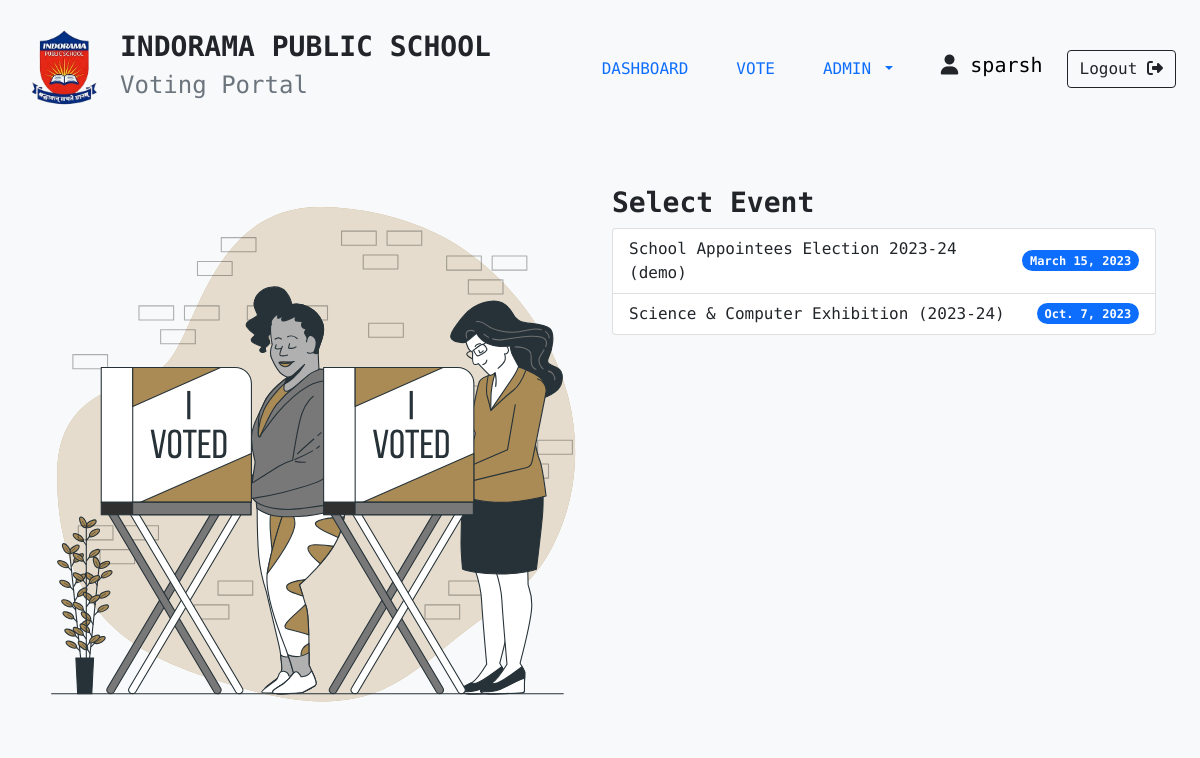
The app's page /vote/student/ (signed in) with its own data.
### apps/vote/models.py (models this page shows, shortened)
class Event(models.Model):
    EventID = models.AutoField(primary_key=True)
    Date = models.DateField()
    EventName = models.TextField()

### apps/vote/views.py (the view)
# urls.py: path("<str:category>/", category_index),
@login_required(login_url="/login")
def category_index(request, category):
    events = Event.objects.all()
    params = {
        "events": events
    }
    return render(request, f"vote/{category}/{category}_vote.html", params)

### templates/vote/student/student_vote.html (shortened to what this page needs)
{% extends 'bases/base.html' %}
{% load static %}
{% block stylesheets %}
<link rel="stylesheet" href="{% static 'css/form.css' %}">
{% endblock stylesheets %}
{% block content %}
<div class="page">
    <div class="container" style="margin: 0;">
        <div class="row">
            <div class="col form__image">
                <div class="form__image--container">
                    <img src="{% static 'images/Voting-bro.svg' %}" alt="voting illustration">
                </div>
            </div>
            <div class="col">
                <label for="event_name" class="form-label h3 fw-bold">Select Event</label>
                <div class="list-group">
                    {% for event in events %}
                        <a href="/vote/student/{{ event.EventName }}" class="list-group-item list-group-item-action d-flex justify-content-between align-items-center" aria-current="true">
                          <span>{{ event.EventName }}</span>
                          <span class="badge bg-primary rounded-pill">{{ event.Date }}</span>
                        </a>
                    {% endfor %}
                </div>
            </div>
        </div>
    </div>
</div>
{% endblock content %}

### templates/includes/navbar.html (shortened to what this page needs)
{% load static %}
<nav class="navbar navbar-expand-lg bg-light">
  <div class="container-fluid px-4 py-3">
    <div class="navbar-brand d-flex align-items-center">
      <a href="/"><img src="{% static 'images/logo(1).png' %}" alt="logo" srcset="" style="height: 5rem;"></a>
      <div class="mx-3">
        <h3 class="fw-bold">INDORAMA PUBLIC SCHOOL</h3>
        <h4 class="text-muted">Voting Portal</h4>
      </div>
    </div>
    {% if user.is_authenticated %}
    <div class="collapse navbar-collapse" id="navbarSupportedContent">
      <ul class="navbar-nav ms-auto mb-2 mb-lg-0">
        <li class="nav-item mx-3">
          <a class="nav-link" href="/dashboard">DASHBOARD</a>
        </li>
        <li class="nav-item mx-3">
          <a class="nav-link {% if request.user.is_staff and not request.user.is_superuser %}disabled{% endif %}" href="/vote/">VOTE</a>
        </li>
        <li class="nav-item dropdown mx-3">
          <a class="nav-link dropdown-toggle" href="#" id="navbarDropdown" role="button" data-bs-toggle="dropdown" aria-expanded="false">
            ADMIN
          </a>
        </li>
      </ul>
      <div class="user-name d-flex mx-4 my-4">
        <h5><i class="fa-solid fa-user"></i> <a href="/dashboard", style="text-decoration: none; color: black;">{{ user }}</a></h5>
      </div>
      </div>
        <a href="{% url 'logout' %}" class="btn btn-outline-dark">Logout <i class="fa-solid fa-right-from-bracket"></i></a>
      </div>
    {% else %}
      <a href="/login" class="btn btn-outline-dark">Login <i class="fa-solid fa-right-from-bracket"></i></a>
    {% endif %}
</nav>

### static/css/global.css (style rules this page uses)
.page { padding: 3rem 2rem; }

### static/css/form.css (style rules this page uses)
.form__image--container { position: sticky; top: 5rem; }

### records on screen
Event: EventName "School Appointees Election 2023-24 (demo)", Date "March 15, 2023"
Event: EventName "Science & Computer Exhibition (2023-24)", Date "Oct. 7, 2023"

### other values on screen
{{ user }} "sparsh"
